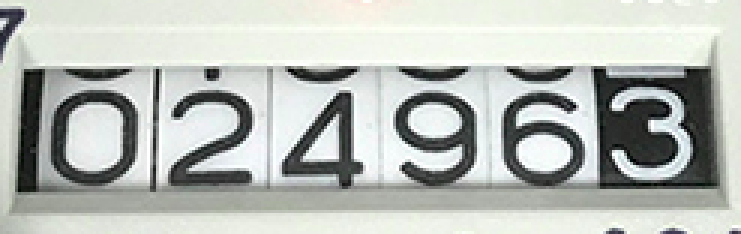
#> input picture ocr-models/digits.png, 741 x 234 px
$ python test.py
#> lines starting #> are read from the running program, lines starting #| are printed output that depends on the picture; after the words box and inside, x2 and y2 are one past the last pixel; in counts of white or black regions, pixels touching at a corner belong together
from PIL import Image
import pytesseract
import cv2
import numpy as np
import urllib
import requests

col = Image.open("digits.png")
#> col is the input picture: PIL image 741x234 RGBA; mean R, G, B, A 184.2, 188.4, 183, 255
gray = col.convert('L')
bw = gray.point(lambda x: 0 if x<128 else 255, '1')
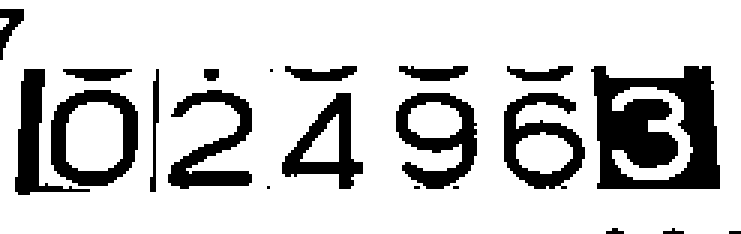
#> bw: PIL image 741x234 1; 80% white; 21 black regions (4 under 20 px), largest, box (x1, y1, x2, y2) and area: (591, 66, 720, 189) 10656, (396, 93, 477, 189) 3600, (51, 90, 138, 186) 3591
bw.save("cp19.png")


image = cv2.imread('cp19.png')
gray = cv2.cvtColor(image, cv2.COLOR_BGR2GRAY)
thresh = 255 - cv2.threshold(gray, 0, 255, cv2.THRESH_BINARY_INV + cv2.THRESH_OTSU)[1]

# Blur and perform text extraction
thresh = cv2.GaussianBlur(thresh, (3,3), 0)
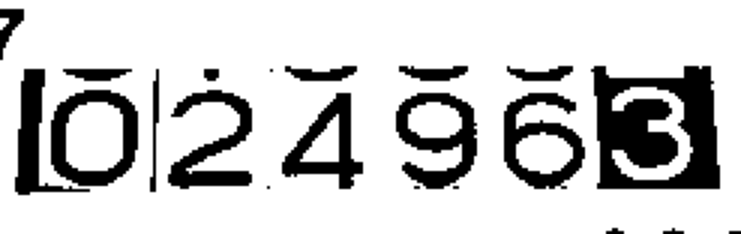
#> thresh: shape (234, 741); min 0, max 255, mean 203.9
img1 = np.array(thresh)
#> (the run stopped early here; a loop or call above may not have finished)

$ run again, with ocr-models/watermeter.jpg saved as ocr-models/digits.png
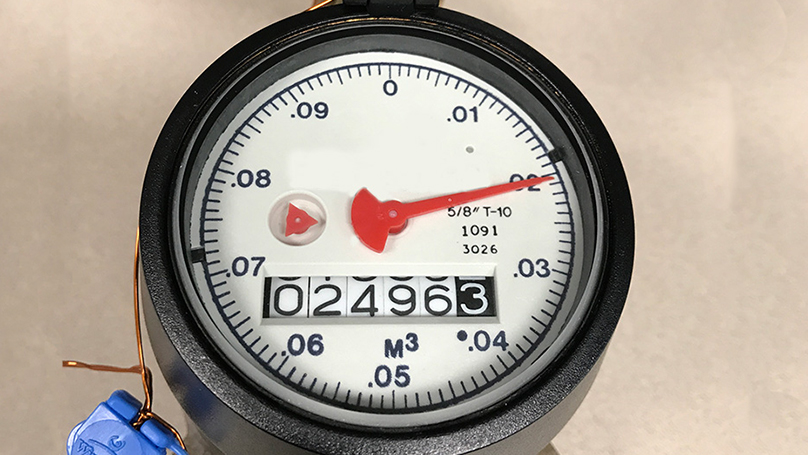
#> input picture ocr-models/watermeter.jpg, 808 x 455 px
#> col is the input picture: PIL image 808x455 RGB; mean R, G, B 170.4, 161, 150.8
#> `bw = gray.point(lambda x: 0 if x<128 else 255, '1')`:
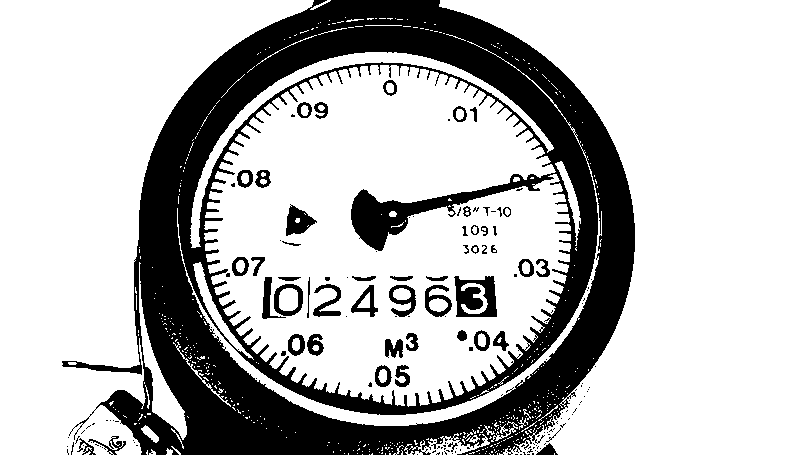
#> bw: PIL image 808x455 1; 73.9% white; 165 black regions (112 under 20 px), largest, box (x1, y1, x2, y2) and area: (62, 0, 635, 455) 87198, (454, 276, 497, 317) 1183, (286, 204, 317, 236) 543
#> `thresh = cv2.GaussianBlur(thresh, (3,3), 0)`:
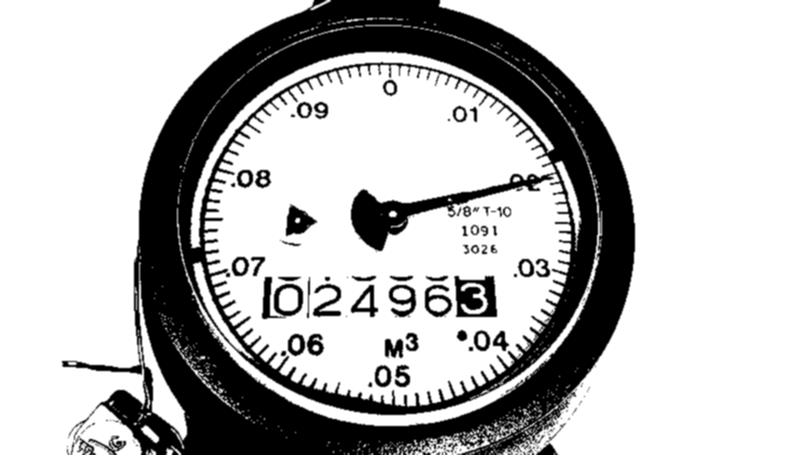
#> thresh: shape (455, 808); min 0, max 255, mean 188.5
